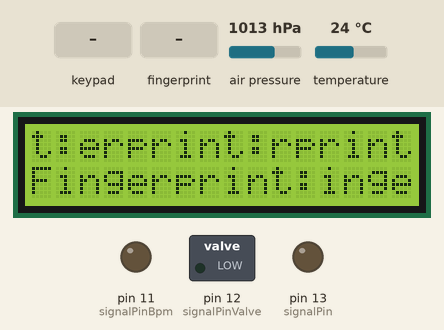
Recording of a sketch running on a simulated Arduino Mega 2560, built with avr-gcc and run on an emulated ATmega2560. On the bench: 16×2 character LCD, switched loads named in the sketch (green lamp = pin HIGH), output pins drawn as LEDs (lit = HIGH). The test bench sets the inputs (shaded band); at power-on: air pressure 1013 hPa, temperature 24 °C. What the sketch prints to the serial monitor is not drawn.

Above: at 2.2 s.
2.3 s: keypad keys 9 8 7 6 * pressed 0.4 s apart
At 4.54 s:
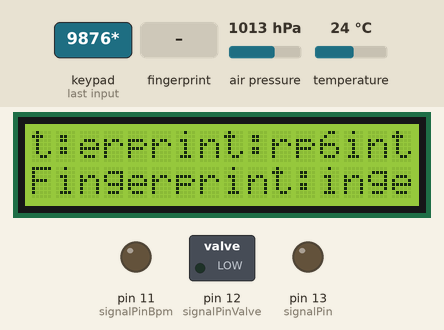
6.6 s: keypad keys 1 2 3 4 5 6 # pressed 0.4 s apart
At 9.4 s:
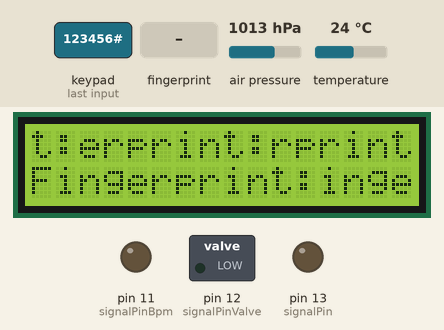
12.4 s: finger stored as number 1 placed on the sensor
At 13.6 s:
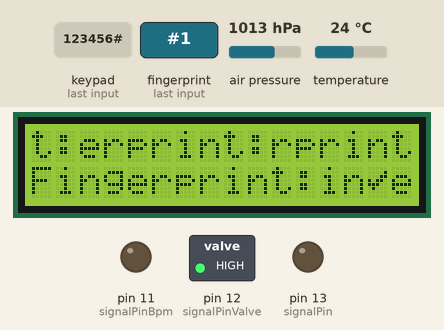
18.4 s: key '1' pressed
21.4 s: key '2' pressed
At 24.2 s:
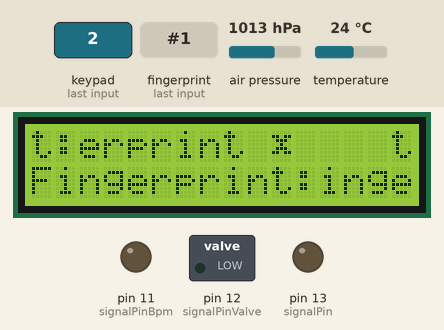
24.4 s: key 'A' pressed
At 27.47 s:
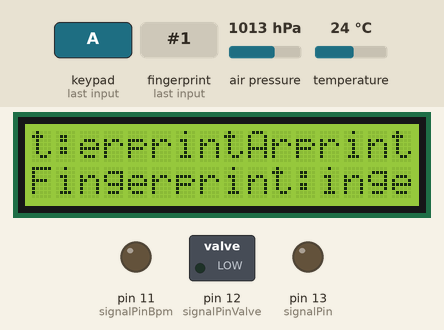
Timing chart, 0 to 29.0 s (numbered marks = the images above; inputs shaded):
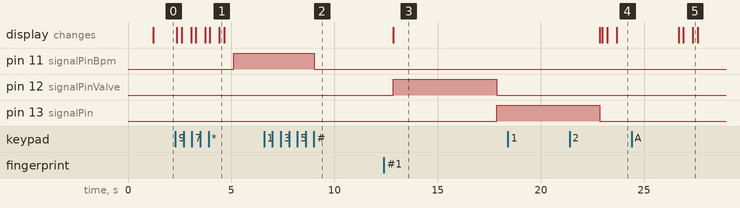

Measured:
- after the input at 2.3 s, pin 11 (signalPinBpm): LOW → HIGH after 2.8 s; the display: first changes after 0.07 s (image 1 shows a later state)
- after the input at 6.6 s, pin 11 (signalPinBpm): HIGH → LOW after 2.4 s
- after the input at 12.4 s, pin 12 (signalPinValve): LOW → HIGH after 0.46 s, → LOW 5.0 s later; pin 13 (signalPin): LOW → HIGH after 5.5 s; the display: changes after 0.46 s (image 3)
- after the input at 18.4 s, every drawn part: stays the same
- after the input at 21.4 s, the display: first differs from a run without the input after 2.3 s (image 4)
- after the input at 24.4 s, the display: first differs from a run without the input after 3.0 s (image 5)

The sketch:

Final_Combo_Lock_Code.ino
```cpp
//Libraries
#include <Adafruit_Fingerprint.h>
#include <LiquidCrystal_I2C.h>
#include <Wire.h>
#include <Keypad.h>
#include <SPI.h>
#include <Adafruit_Sensor.h>
#include <Adafruit_BMP280.h>
#define BMP_SCK 52 //SCL 13  52
#define BMP_MISO 50 //SDO 12  50
#define BMP_MOSI 51 //SDA 11   51
#define BMP_CS 53 //CSB 10   53

Adafruit_BMP280 bme; // I2C
//Adafruit_BMP280 bme(BMP_CS, BMP_MOSI, BMP_MISO,  BMP_SCK);

#define Password_Length 7

#if defined(ARDUINO) && ARDUINO >= 100
#define printByte(args)  write(args);
#else
#define printByte(args)  print(args,BYTE);
#endif

int signalPinBpm = 11;
int signalPinValve = 12;
int signalPin = 13;
int fingerprintID = 0;

uint8_t bell[8]  = {0x4,0xe,0xe,0xe,0x1f,0x0,0x4};
uint8_t note[8]  = {0x2,0x3,0x2,0xe,0x1e,0xc,0x0};
uint8_t clock[8] = {0x0,0xe,0x15,0x17,0x11,0xe,0x0};
uint8_t heart[8] = {0x0,0xa,0x1f,0x1f,0xe,0x4,0x0};
uint8_t duck[8]  = {0x0,0xc,0x1d,0xf,0xf,0x6,0x0};
uint8_t check[8] = {0x0,0x1,0x3,0x16,0x1c,0x8,0x0};
uint8_t cross[8] = {0x0,0x1b,0xe,0x4,0xe,0x1b,0x0};
uint8_t retarrow[8] = {  0x1,0x1,0x5,0x9,0x1f,0x8,0x4};

char Data[Password_Length];
char Master[Password_Length] = "123456";
byte data_count = 0, master_count = 0, hmls = 9;
bool Pass_is_good;
char customKey;
char customKey2;

const byte ROWS = 4;
const byte COLS = 4;

char hexaKeys[ROWS][COLS] = {
  {'1', '2', '3', 'A'},
  {'4', '5', '6', 'B'},
  {'7', '8', '9', 'C'},
  {'*', '0', '#', 'D'}
};

byte rowPins[ROWS] = {9, 8, 7, 6};
byte colPins[COLS] = {5, 4, 3, 2};

Keypad customKeypad = Keypad(makeKeymap(hexaKeys), rowPins, colPins, ROWS, COLS);

#if (defined(__AVR__) || defined(ESP8266)) && !defined(__AVR_ATmega2560__)
// For UNO and others without hardware serial, we must use software serial...
// pin #2 is IN from sensor (GREEN wire)
// pin #3 is OUT from arduino  (WHITE wire)
// Set up the serial port to use softwareserial..
//SoftwareSerial mySerial(11, 12);

#else
// On Leonardo/M0/etc, others with hardware serial, use hardware serial!
// #0 is green wire, #1 is white
#define mySerial Serial1

#endif

LiquidCrystal_I2C lcd(0x27,16,2);


Adafruit_Fingerprint finger = Adafruit_Fingerprint(&mySerial);

void setup()
{
  lcd.init();
  lcd.backlight();
  pinMode(signalPin, OUTPUT);
  pinMode(signalPinBpm, OUTPUT);
  pinMode(signalPinValve, OUTPUT);
  lcd.createChar(5, check);
  lcd.createChar(6, cross);
  //Fingerprint sensor module setup
  Serial.begin(9600);
  // set the data rate for the sensor serial port
  finger.begin(57600);
  delay(5);
  if (finger.verifyPassword()) {
    Serial.println("Found fingerprint sensor!");
  } else {
    Serial.println("Did not find fingerprint sensor :(");
    //while (1) { delay(1); }
  }
  //Sensor Involvement BMP280
  Serial.println(F("BMP280 test"));

  if (!bme.begin(0x76)) {
    Serial.println("Could not find a valid BMP280 sensor, check wiring!");
    while (1);
  }
}

void loop()                     // run over and over again
{
  //BMP280
  Serial.print("Temperature = ");
  Serial.print(bme.readTemperature());
  Serial.println(" *C");

  Serial.print("Pressure = ");
  Serial.print(bme.readPressure());
  Serial.println(" Pa");

  //LCD
  lcd.setCursor(0,0);
  lcd.print("Password:");
  lcd.print("assword:");
  lcd.print("ssword:");
  lcd.print("sword:");
  lcd.print("word:");
  lcd.print("ord:");
  lcd.print("rd:");
  lcd.print("d:");
  lcd.print(":");
  lcd.setCursor(0,1);
  lcd.print("Fingerprint:");
  lcd.print("ingerprint:");
  lcd.print("ngerprint:");
  lcd.print("gerprint:");
  lcd.print("erprint:");
  lcd.print("rprint:");
  lcd.print("print:");
  lcd.print("rint:");
  lcd.print("int:");
  lcd.print("nt:");
  lcd.print("t:");
  lcd.print(":");


  //Pump takes action
  customKey = customKeypad.getKey();

  if(customKey == '*'){
    while(bme.readPressure() > 95000){
      customKey2 = customKeypad.getKey();
      if(customKey2 == '#' ){
        digitalWrite(signalPinBpm, LOW);
        break;
      }
      digitalWrite(signalPinBpm, HIGH);
      Serial.print("Temperature = ");
      Serial.print(bme.readTemperature());
      Serial.println(" *C");

      Serial.print("Pressure = ");
      Serial.print(bme.readPressure());
      Serial.println(" Pa");
    }
  }

  if (customKey){
    switch(customKey){
      case '*':
        break;
      default:
        Data[data_count] = customKey;
        lcd.setCursor(hmls,0);
        lcd.print(Data[data_count]);
        data_count++;
        hmls++;
        break;
      }
    }

  if(data_count == Password_Length-1){

    if(!strcmp(Data, Master)){
      lcd.setCursor(9,0);
      lcd.print(" ");
      lcd.print(" ");
      lcd.print(" ");
      lcd.print(" ");
      lcd.print(" ");
      lcd.print(" ");

      lcd.setCursor(10,0);
      lcd.printByte(5);
      //Valve working
      digitalWrite(signalPinValve, HIGH);
      delay(5000);
      digitalWrite(signalPinValve, LOW);
      //Open locks
      digitalWrite(signalPin, HIGH);
      delay(5000);
      digitalWrite(signalPin, LOW);
      lcd.clear();
      }
    else{
      lcd.setCursor(9,0);
      lcd.print(" ");
      lcd.print(" ");
      lcd.print(" ");
      lcd.print(" ");
      lcd.print(" ");
      lcd.print(" ");
      lcd.setCursor(10,0);
      lcd.printByte(6);
      delay(3000);
      lcd.clear();
      }


    clearData();
  }

  fingerprintID = getFingerprintID();
  delay(50);            //don't ned to run this at full speed.

  if(fingerprintID == 1 || fingerprintID == 5 || fingerprintID == 10){
    lcd.setCursor(14,1);
    lcd.printByte(5);
    //Vlave working
    digitalWrite(signalPinValve, HIGH);
    delay(5000);
    digitalWrite(signalPinValve, LOW);
    //Open Locks
    digitalWrite(signalPin, HIGH);
    delay(5000);
    digitalWrite(signalPin, LOW);
    fingerprintID = 0;
    lcd.clear();
  }
  Serial.println();
}

uint8_t getFingerprintID() {
  uint8_t p = finger.getImage();
  switch (p) {
    case FINGERPRINT_OK:
      Serial.println("Image taken");
      break;
    case FINGERPRINT_NOFINGER:
      Serial.println("No finger detected");
      return p;
    case FINGERPRINT_PACKETRECIEVEERR:
      Serial.println("Communication error");
      return p;
    case FINGERPRINT_IMAGEFAIL:
      Serial.println("Imaging error");
      return p;
    default:
      Serial.println("Unknown error");
      return p;
  }

  // OK success!

  p = finger.image2Tz();
  switch (p) {
    case FINGERPRINT_OK:
      Serial.println("Image converted");
      break;
    case FINGERPRINT_IMAGEMESS:
      Serial.println("Image too messy");
      return p;
    case FINGERPRINT_PACKETRECIEVEERR:
      Serial.println("Communication error");
      return p;
    case FINGERPRINT_FEATUREFAIL:
      Serial.println("Could not find fingerprint features");
      return p;
    case FINGERPRINT_INVALIDIMAGE:
      Serial.println("Could not find fingerprint features");
      return p;
    default:
      Serial.println("Unknown error");
      return p;
  }

  // OK converted!
  p = finger.fingerSearch();
  if (p == FINGERPRINT_OK) {
    Serial.println("Found a print match!");
  } else if (p == FINGERPRINT_PACKETRECIEVEERR) {
    Serial.println("Communication error");
    return p;
  } else if (p == FINGERPRINT_NOTFOUND) {
    Serial.println("Did not find a match");
    lcd.setCursor(14,1);
    lcd.printByte(6);
    delay(3000);
    lcd.clear();
    return p;
  } else {
    Serial.println("Unknown error");
    return p;
  }

  // found a match!
  Serial.print("Found ID #"); Serial.print(finger.fingerID);
  Serial.print(" with confidence of "); Serial.println(finger.confidence);

  return finger.fingerID;
}

// returns -1 if failed, otherwise returns ID #
int getFingerprintIDez() {
  uint8_t p = finger.getImage();
  if (p != FINGERPRINT_OK)  return -1;

  p = finger.image2Tz();
  if (p != FINGERPRINT_OK)  return -1;

  p = finger.fingerFastSearch();
  if (p != FINGERPRINT_OK)  return -1;

  // found a match!
  Serial.print("Found ID #"); Serial.print(finger.fingerID);
  Serial.print(" with confidence of "); Serial.println(finger.confidence);
  return finger.fingerID;
}

void clearData(){
  while(data_count !=0){
    hmls--;
    Data[data_count--] = 0;
  }
  return;
}
```
